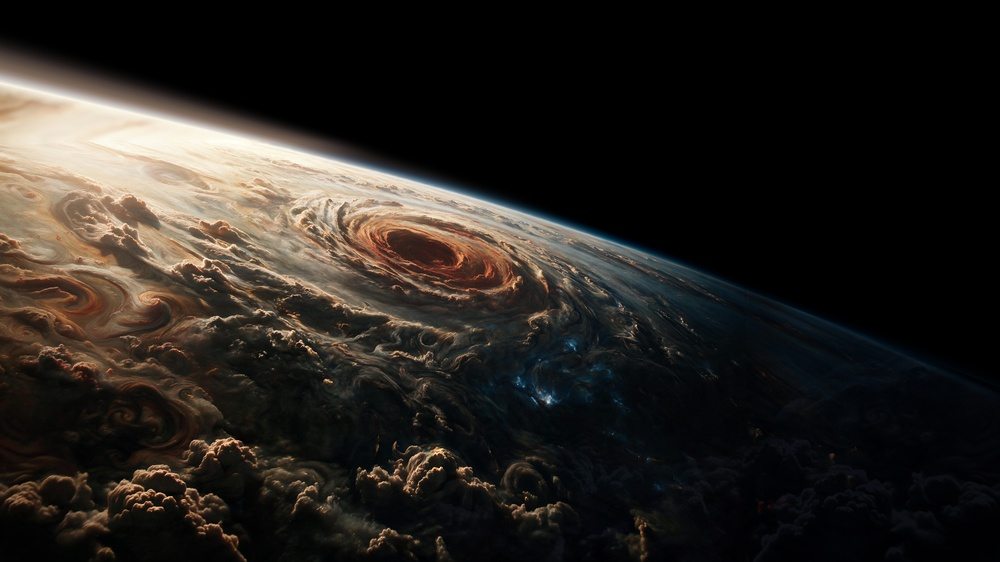
#> input picture assets-src/jupiter/relief/canvas-wide.jpg, 1000 x 562 px, shrunk from 5632 x 3168 before the run
$ python blocks.py ../relief/canvas-wide.jpg
#> lines starting #> are read from the running program, lines starting #| are printed output that depends on the picture; after the words box and inside, x2 and y2 are one past the last pixel; in counts of white or black regions, pixels touching at a corner belong together
import sys
import numpy as np
from PIL import Image

Image.MAX_IMAGE_PIXELS = None
DARK = 40


def ratio(levels, axis, period):
#> called with axis = 1, period = 8
    lum = levels.max(axis=2)
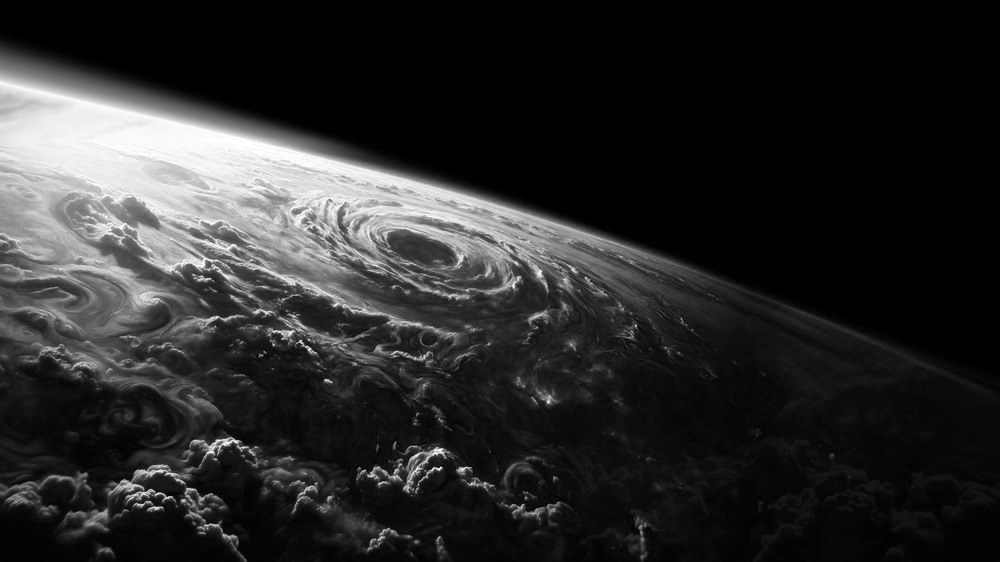
#> lum: shape (562, 1000) float32; min 0, max 255, mean 41.4
    low = lum < DARK
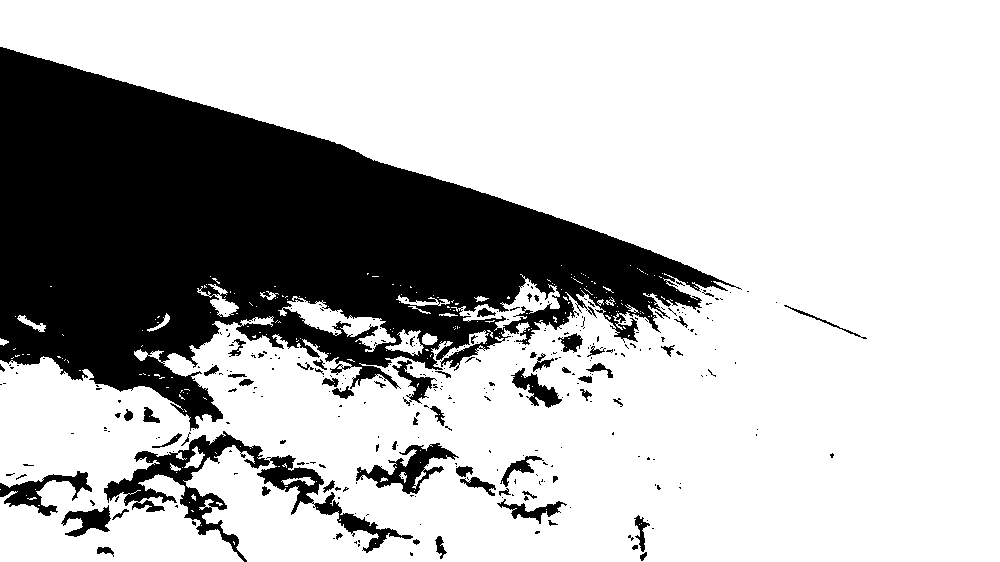
#> low: shape (562, 1000) bool; 73.2% white; 324 black regions (261 under 20 px), largest, box (x1, y1, x2, y2) and area: (0, 47, 742, 431) 132074, (104, 431, 413, 562) 7309, (356, 443, 459, 494) 1830
    red = levels[..., 0] - levels[..., 1]
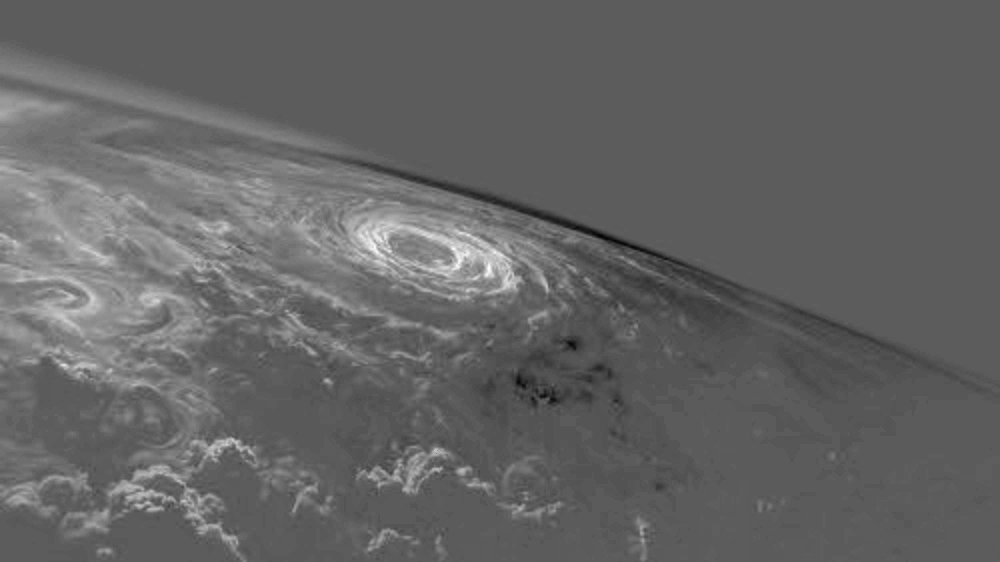
#> red: shape (562, 1000) float32; min -51, max 89, mean 4.2; drawn with min black and max white
    blue = levels[..., 2] - levels[..., 1]
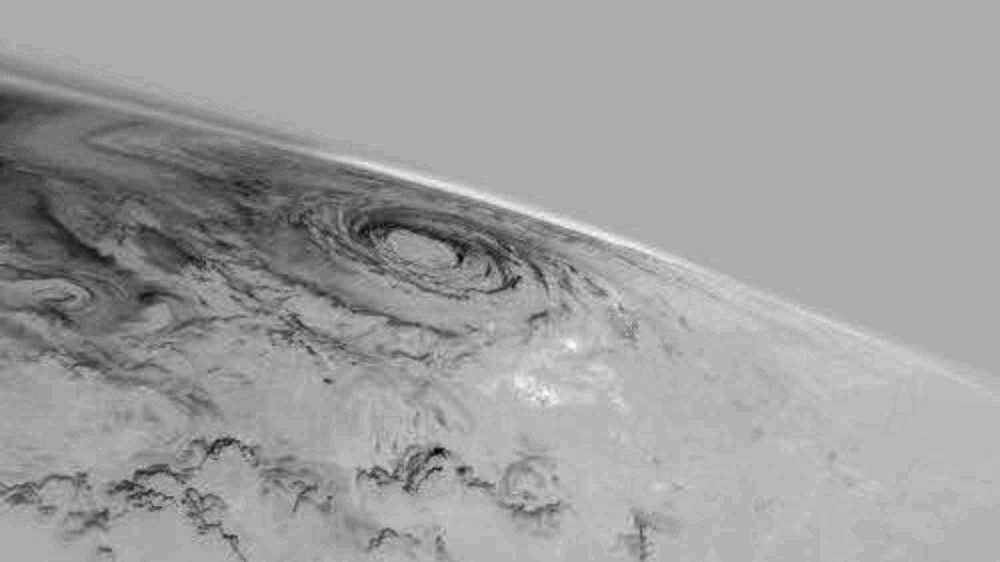
#> blue: shape (562, 1000) float32; min -56, max 27, mean -4.1; drawn with min black and max white
    step = np.abs(np.diff(red, axis=axis)) + np.abs(np.diff(blue, axis=axis))
    if axis == 1:
        dark = low[:, 1:] & low[:, :-1]
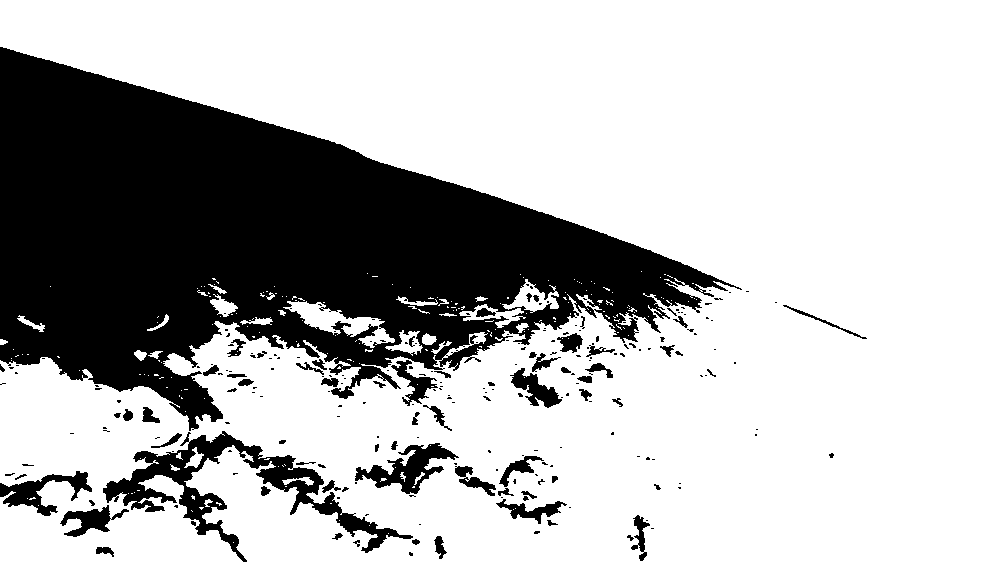
#> dark: shape (562, 999) bool; 72.4% white; 236 black regions (166 under 20 px), largest, box (x1, y1, x2, y2) and area: (0, 47, 742, 431) 134411, (103, 431, 413, 562) 8052, (355, 443, 459, 494) 2017
        border = np.broadcast_to(np.arange(1, levels.shape[1])[None, :] % period == 0, dark.shape)
    else:
        dark = low[1:, :] & low[:-1, :]
        border = np.broadcast_to(np.arange(1, levels.shape[0])[:, None] % period == 0, dark.shape)
    return float(step[dark & border].mean() / step[dark & ~border].mean())


def main(paths):
    for path in paths:
        levels = np.asarray(Image.open(path).convert('RGB')).astype(np.float32)
        kind = open(path, 'rb').read(16)[12:16].decode('ascii', 'replace').strip()
        parts = ['period %d: columns %.3f rows %.3f' % (period, ratio(levels, 1, period), ratio(levels, 0, period)) for period in (8, 16)]
#> call 2 of ratio, with axis = 0, period = 8
#> in ratio (call 2), `step = np.abs(np.diff(red, axis=axis)) + np.abs(np.diff(blue, axis=axi..`:
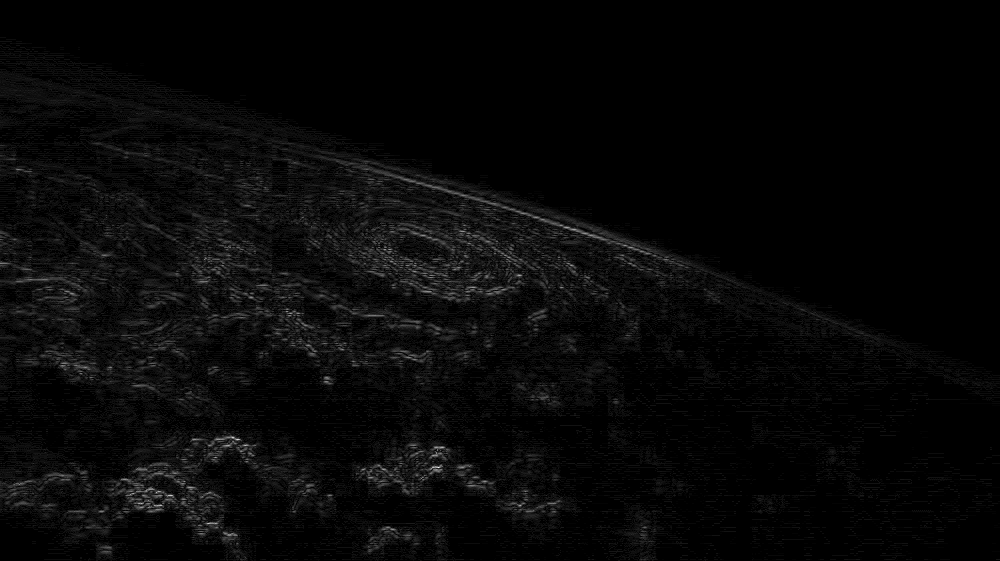
#> step: shape (561, 1000) float32; min 0, max 56, mean 1.7; drawn with min black and max white
#> in ratio (call 2), `dark = low[1:, :] & low[:-1, :]`:
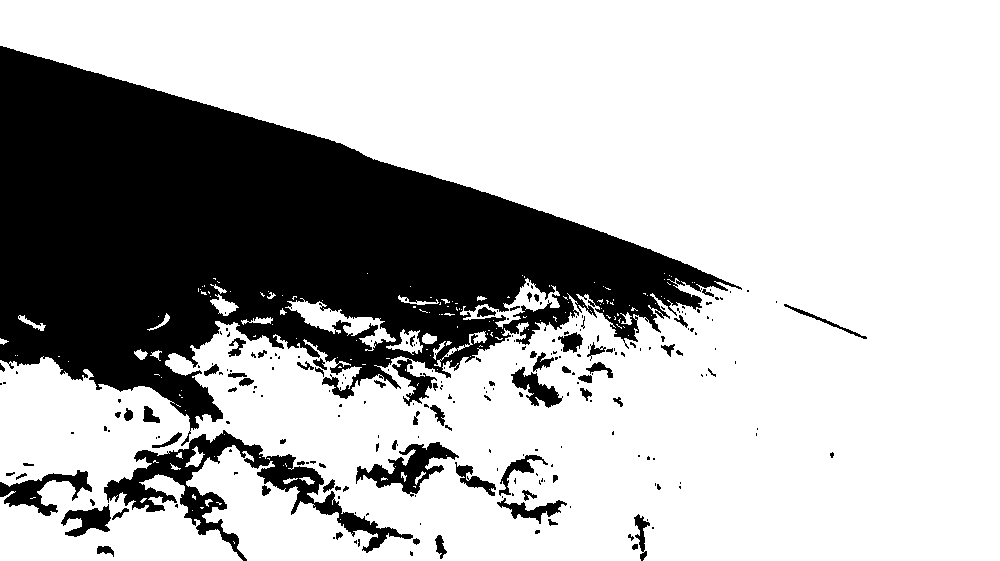
#> dark: shape (561, 1000) bool; 72% white; 234 black regions (161 under 20 px), largest, box (x1, y1, x2, y2) and area: (0, 46, 742, 446) 136426, (104, 430, 413, 561) 8206, (356, 442, 459, 497) 2068
#> parts = ['period 8: columns 1.884 rows 1.793', 'period 16: columns 2.371 rows 2.127']
        print(path, kind, '%d x %d' % (levels.shape[1], levels.shape[0]), '; '.join(parts))
#| ../relief/canvas-wide.jpg  1000 x 562 period 8: columns 1.884 rows 1.793; period 16: columns 2.371 rows 2.127


if __name__ == '__main__':
    main(sys.argv[1:])
